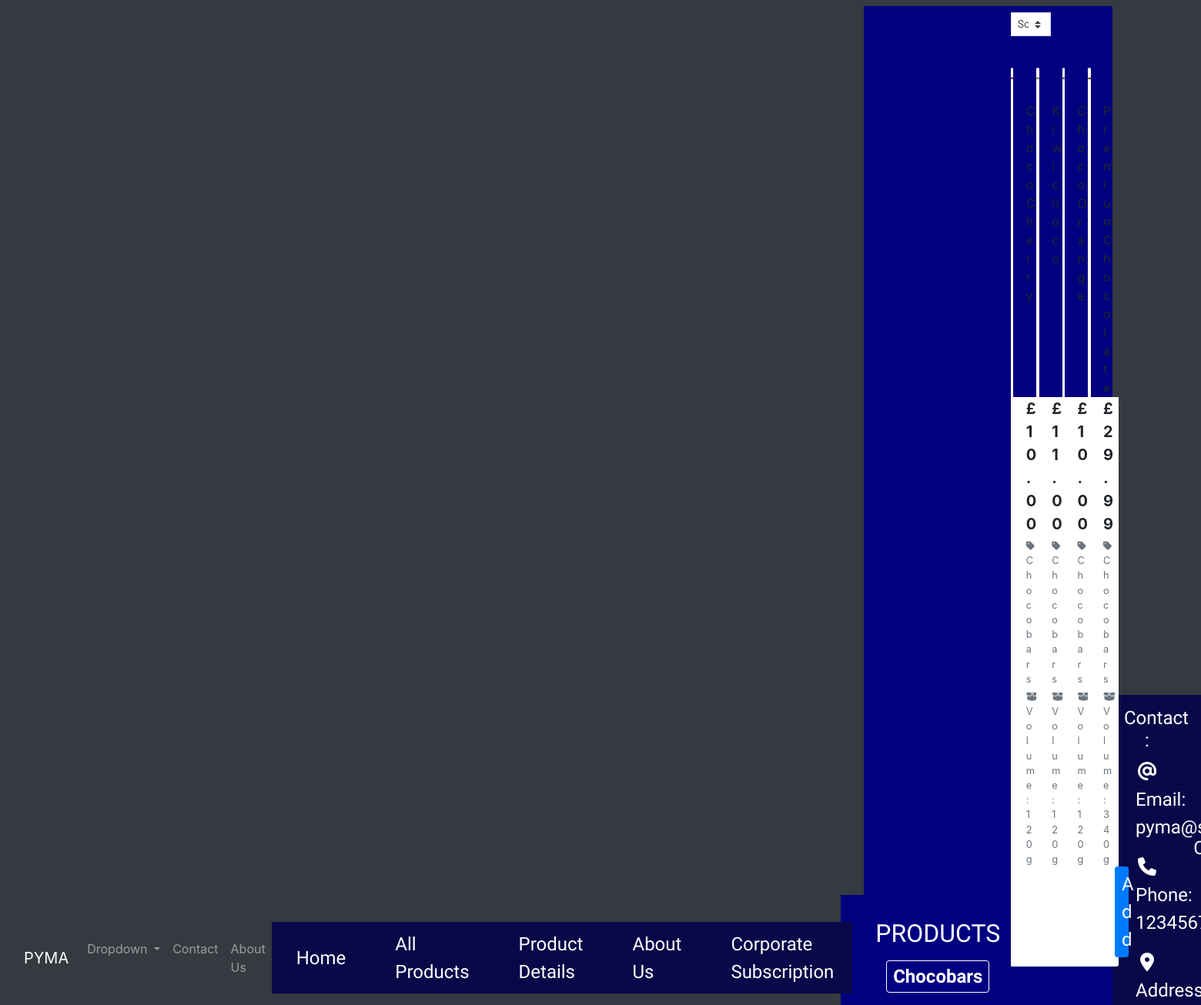
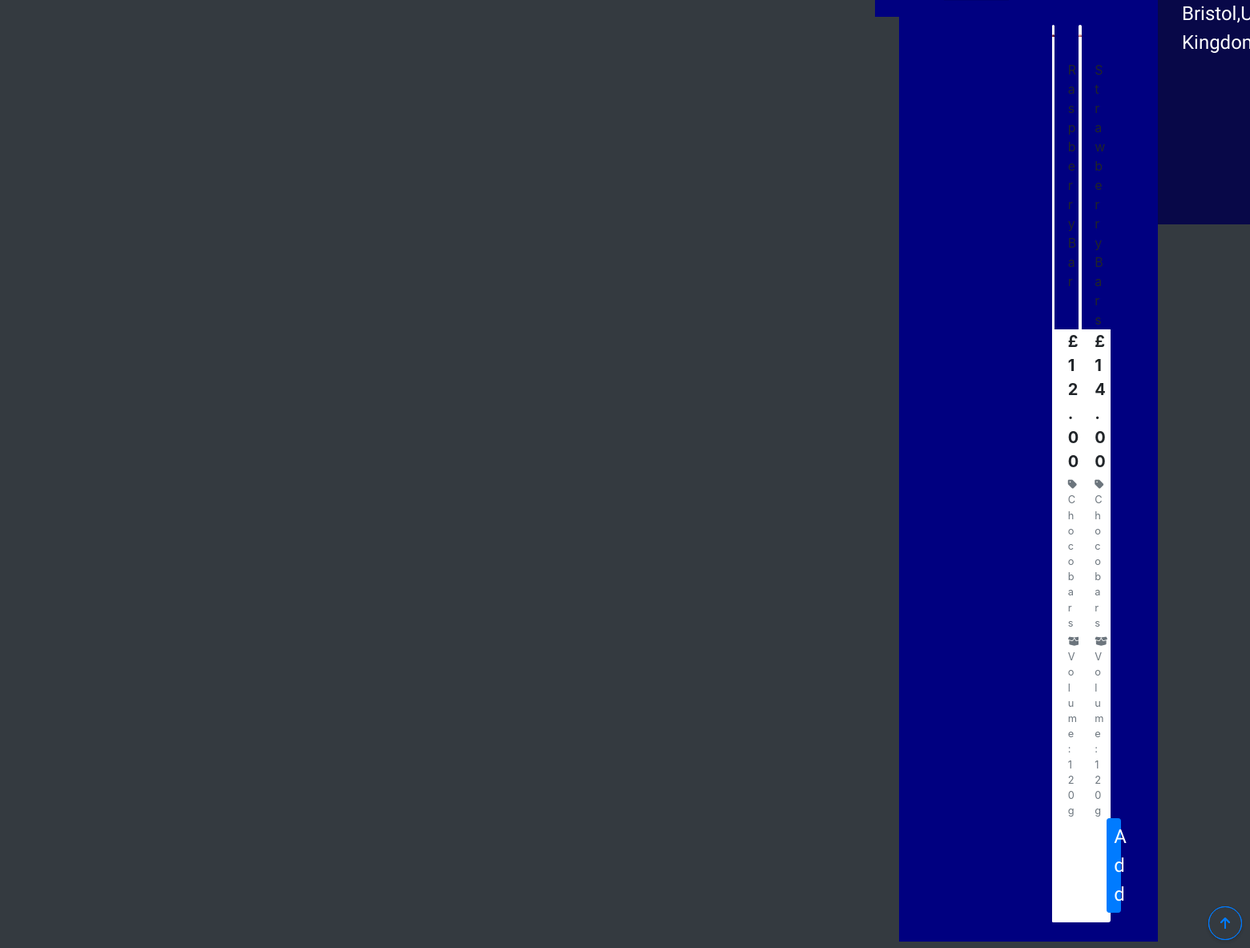
Page /products/?category=choco_bars on the committed database (2 pictures, top to bottom).
### products/models.py (models this page shows, shortened)
class Category(models.Model):
    class Meta:
        verbose_name_plural = 'Categories'
    name = models.CharField(max_length=254)
    friendly_name = models.CharField(max_length=254, null=True, blank=True)

class Product(models.Model):
    category = models.ForeignKey(
        'Category', null=True, blank=True, on_delete=models.SET_NULL)
    sku = models.CharField(max_length=254, null=True, blank=True)
    name = models.CharField(max_length=254)
    description = models.TextField()
    volume = models.CharField(max_length=20)
    price = models.DecimalField(max_digits=6, decimal_places=2)
    image_url = models.URLField(max_length=1024, null=True, blank=True)
    image = models.ImageField(null=True, blank=True)

### products/views.py (the view, shortened to what this page needs)
# urls.py: path('', views.all_products, name='products'),
def all_products(request):
    products = Product.objects.all()
    query = None
    categories = None
    sort = None
    direction = None
    if request.GET:
        if 'category' in request.GET:
            categories = request.GET['category'].split(',')
            products = products.filter(category__name__in=categories)
            categories = Category.objects.filter(name__in=categories)
    current_sorting = f'{sort}_{direction}'
    context = {
        'products': products,
        'search_term': query,
        'current_categories': categories,
        'current_sorting': current_sorting,
    }
    return render(request, 'products/products.html', context)

### bag/contexts.py (called while the page is built, shortened)
def bag_contents(request):
    bag_items = []
    total = 0
    product_count = 0
    bag = request.session.get('bag', {})
    if total < settings.FREE_DELIVERY_THRESHOLD:
        delivery = total * Decimal(settings.STANDARD_DELIVERY_PERCENTAGE / 100)
        free_delivery_delta = settings.FREE_DELIVERY_THRESHOLD - total
    else:
        delivery = 0
        free_delivery_delta = 0
    grand_total = delivery + total
    context = {
        'bag_items': bag_items,
        'total': total,
        'product_count': product_count,
        'delivery': delivery,
        'free_delivery_delta': free_delivery_delta,
        'free_delivery_threshold': settings.FREE_DELIVERY_THRESHOLD,
        'grand_total': grand_total,
    }
    return context

### products/templates/products/products.html (shortened to what this page needs)
{% extends "base.html" %}
{% load static %}
{% block page_header %}
<div class="container-fluid header-container bg-navyblue">
</div>
{% endblock %}
{% block content %}
<div class="container-fluid bg-navyblue">
    <div class="row pt-3">
        <div class="col text-center">
            <h2 class="logo-font text-center text-white rubik">Products</h2>
            {% for c in current_categories %}
            <a class="category-badge text-decoration-none" href="#">
                <span class="p-2 mt-2 badge badge-white text-white rounded-5
                border border-white nanumpen">{{ c.friendly_name }}</span>
            </a>
            {% endfor %}
            <hr class="w-50 mb-1">
        </div>
    </div>
    <div class="row">
        <div class="product-container col-10 offset-1">
            <div class="row mt-1 mb-2 pb-3">
                <div class="col-12 order-md-first d-flex my-auto" style="max-width: 300px;">
                    <div class="sort-select-wrapper w-50 nanumpen" style="color: blue;">
                        <select id="sort-selector"
                            class="custom-select custom-select-sm rounded-0 border border-{% if current_sorting != 'None_None' %}info{% else %}black{% endif %}">
                            <option value="reset" {% if current_sorting == 'None_None' %}selected{% endif %}>Sort by...
                            </option>
                        </select>
                    </div>
                </div>
            </div>
            <div class="row pt-3 pb-4">
                {% for product in products %}
                <div class="col-sm-6 col-md-6 col-lg-4 col-xl-3">
                    <div class="card h-100 border-0">
                        {% if product.image %}
                        <a href="{% url 'product_display' product.id %}">
                            <img class="card-img-top img-fluid" src="{{ product.image.url }}" alt="{{ product.name }}">
                        </a>
                        {% else %}
                        <a href="{% url 'product_display' product.id %}">
                            <img class="card-img-top img-fluid" src="{{ MEDIA_URL }}noimage.png"
                                alt="{{ product.name }}">
                        </a>
                        {% endif %}
                        <div class="card-body pb-0">
                            <p class="mb-0">{{ product.name }}</p>
                        </div>
                        <div class="card-footer bg-white pt-0 border-0 text-left">
                            <div class="row">
                                <div class="col">
                                    <p class="lead mb-0 text-left font-weight-bold">£{{ product.price }}</p>
                                    {% if product.category %}
                                    <p class="small mt-1 mb-0">
                                        <a class="text-muted"
                                            href="{% url 'products' %}?category={{ product.category.name }}">
                                            <i class="fas fa-tag mr-1"></i>{{ product.category.friendly_name }}
                                        </a>
                                    </p>
                                    <p class="small mt-1 mb-0 text-muted">
                                        <i class="fa-solid fa-box-open"></i> Volume: {{ product.volume }}
                                    </p>
                                    {% endif %}
                                    <div class="col-12">
                                        <button type="button" class="btn btn-sm btn-block btn-primary nanumpen">Add</button>
                                    </div>
                                </div>
                            </div>
                        </div>
                    </div>
                </div>
                {% if forloop.counter|divisibleby:4 %}
                <div class="col-12 d-none d-xl-block mb-5">
                    <hr>
                </div>
                {% endif %}
                {% endfor %}
            </div>
        </div>
    </div>
</div>
<div class="btt-button shadow-sm rounded-circle border border-primary">
    <a class="btt-link d-flex h-100">
        <i class="fas fa-arrow-up text-primary mx-auto my-auto"></i>
    </a>
</div>
{% endblock %}

### static/css/base.css (style rules this page uses)
html { height: 100%; }
.nanumpen { font-family: 'Nanum Pen Script', cursive; font-size: x-large; }
.rubik { font-family: 'Rubik Moonrocks', sans-serif; }
.bg-navyblue { background-color: navy; }
.logo-font { text-transform: uppercase; }
hr { width: 5px; color: #ffffff; }
.btt-button { height: 42px; width: 42px; position: fixed; bottom: 10px; right: 10px; }
.btt-link, .update-link, .remove-item { cursor: pointer; }
@media (min-width: 992px) { .header-container { padding-top: 164px; } }

### rows in the picture
Category: friendly_name "Chocobars"
Product: image (picture), name "Choco Cherry", price "10.00", category.friendly_name "Chocobars", volume "120g"
Product: image (picture), name "Kiwi choco", price "11.00", category.friendly_name "Chocobars", volume "120g"
Product: image (picture), name "Choco Orange", price "10.00", category.friendly_name "Chocobars", volume "120g"
Product: image (picture), name "Premium Chocolate", price "29.99", category.friendly_name "Chocobars", volume "340g"
Product: image (picture), name "Raspberry Bar", price "12.00", category.friendly_name "Chocobars", volume "120g"
Product: image (picture), name "Strawberry Bars", price "14.00", category.friendly_name "Chocobars", volume "120g"
